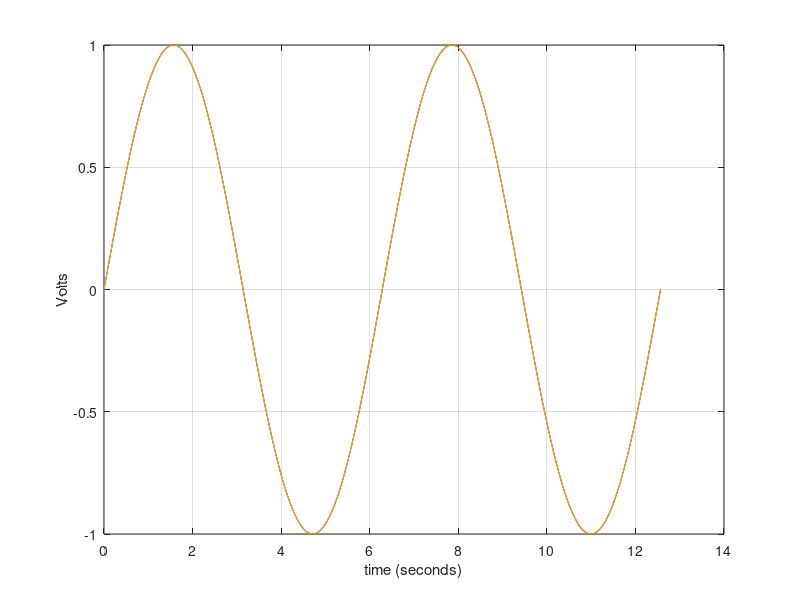

The MATLAB source for this figure:
clc
clear

level = input('Enter clipping level: ');

for i = 1:1001
    angle(i) = (i-1)*4*pi/1000;
    y1(i) = sin(angle(i));
    
    if(y1(i) > level)
        y2(i) = level;
        y3(i) = 0.7*level + 0.3*y1(i);
    elseif(y1(i) < -level)
        y2(i) = -level;
        y3(i) = -0.7*level + 0.3*y1(i);
    else
        y2(i) = y1(i);
        y3(i) = y1(i);
    end
end

plot(angle,y1,angle,y2,angle,y3);
grid on;
xlabel('time (seconds)');
ylabel('Volts');
